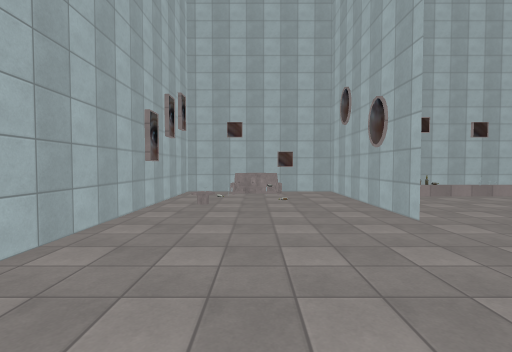
View 1 (above)

13 first-person views from a walk through a Godot game level. The camera is 1.5 m above the floor, tilts 2° down and sees 85° across. The floor is counted in squares, 1.8 m on a side. Each view is taken from the middle of a square. On the plan, view 1 faces up. The plan holds only what a view shows up to about 10 squares ahead; the rest is blank. Characters and animated objects are left out. Some surface patterns are stand-ins.

View 2
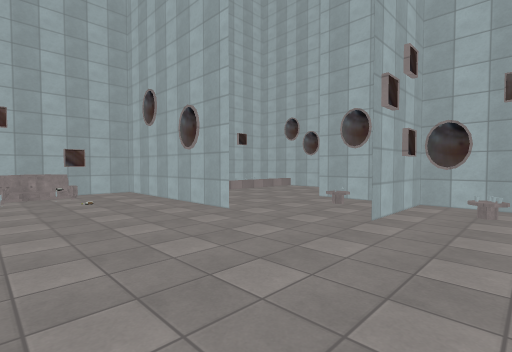

View 3
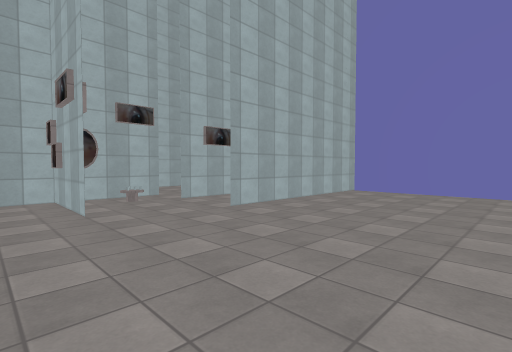

View 4
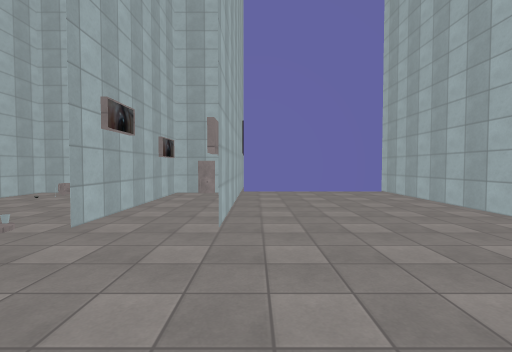

View 5
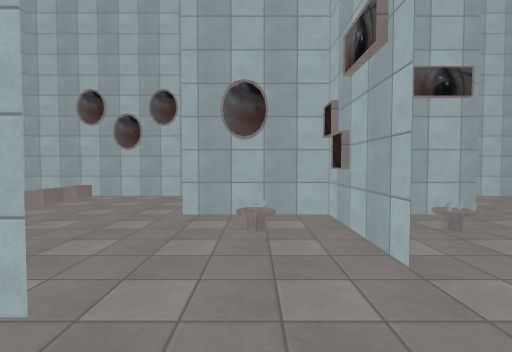

View 6
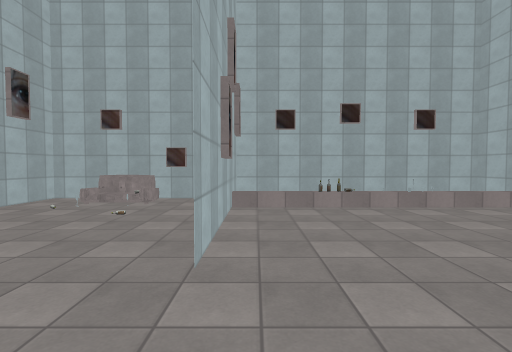

View 7
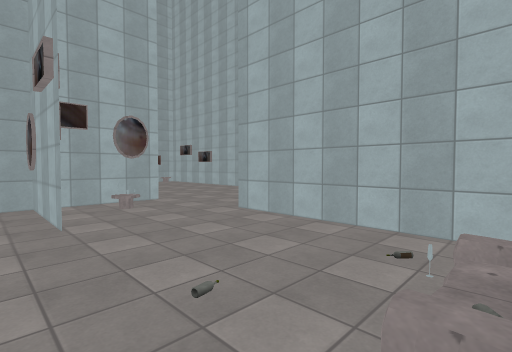

View 8
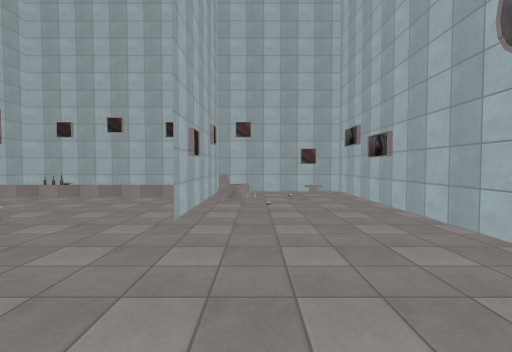

View 9
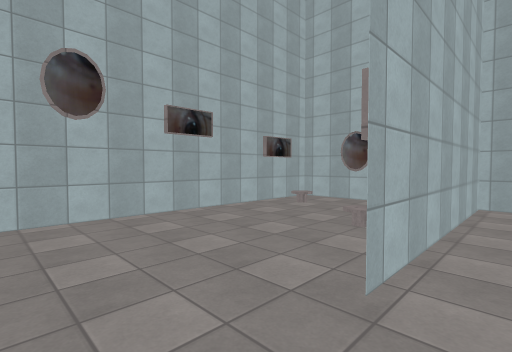

View 10
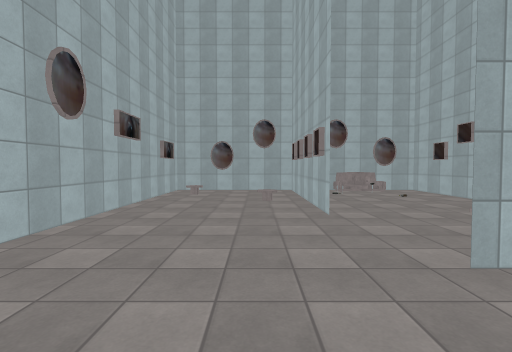

View 11
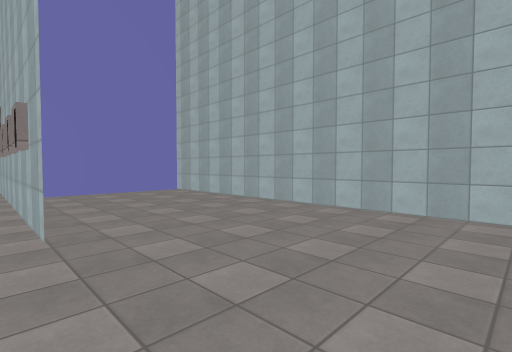

View 12
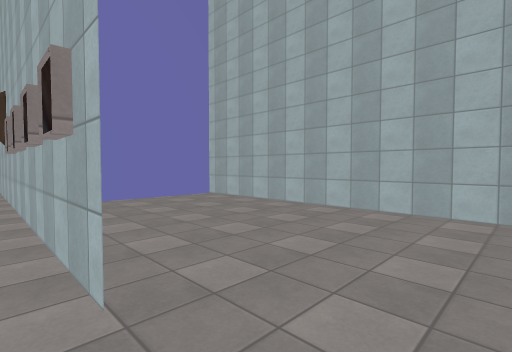

View 13
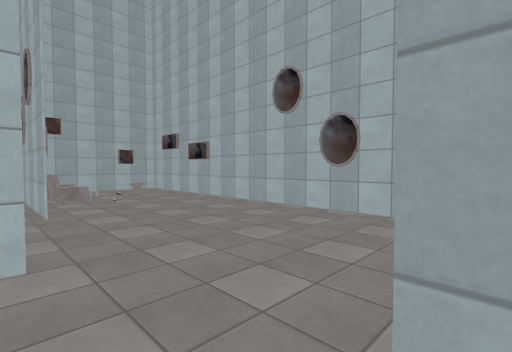

### Floor plan
Key: @ floor where view 1 was taken; # wall or solid block; . floor; / step, stairs or slope; D closed door; ^ raised ledge; S sofa; F frame; B bottle; O other object.
Columns run from 3 left of view 1 to 13 right of it. Each row starts with its distance up from view 1.
 10 #######     #####
  9 #.....######....#
  8 #.SS.#^^O^^^#...#
  7 #....#......S...#
  6 #F/..#F.....#...#
  5 #....#......#...#
  4 #........#......#
  3 #........#/.....#
  2 #......#####....#
  1 #........#......#
  0 #..@.....#......#
 -1 #....#.#....#...#
 -2 #....#.#....#...#
 -3 #....#.#....#...#
 -4 #....#.#....#...#
 -5 #....###.BS.#...#
 -6 #.....DD#########
 -7 #######

Positions as (right, up) in squares from view 1, and headings:
1: (0, 0), facing up
2: (-1, 0), facing up-right
3: (-2, 3), facing down-right
4: (2, 3), facing down
5: (1, 3), facing right
6: (3, 2), facing up
7: (5, -5), facing up-right
8: (10, 0), facing up
9: (8, 1), facing down-right
10: (10, 4), facing down
11: (3, 3), facing down-left
12: (3, 1), facing down-left
13: (8, -1), facing up-right
